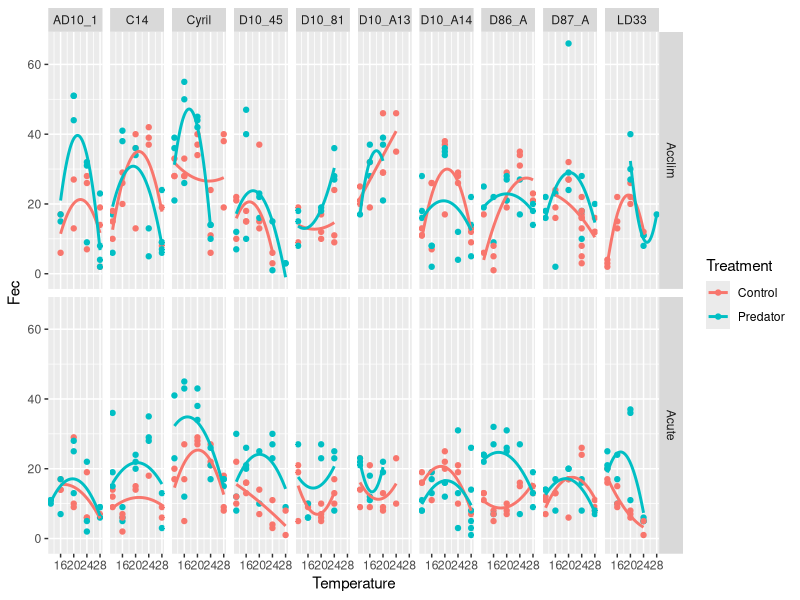

R code for this plot:
# 20.12.18
# Make All Traits from Raw Data ----

# SGR calculated as linear regression on log Body Size from Intial to Final Juvenile Instar
# Fec calcuated as sum of the number of neonates
# Induction calcuated as max induction
# NO SCALING because 0 matters to TPC.

#libraries
library(tidyverse)

# data
hebe_all <- read_csv("./Data/AllResults_18_07_18.csv")

# Make the trait data ----

# Fecundity Data ----

Fec_scale <- hebe_all %>% 
  filter(Clone != "D10_74", Clone != "LD35", Clone != "LD34") %>% 
  mutate(Experiment = case_when(
    Experiment == "Acute" ~ "Acute",
    Experiment == "Aclim" ~ "Acclim",
    Experiment == "Acclim" ~ "Acclim")) %>% 
  filter(Mature == "A"&No.Neonates>=1) %>% 
  group_by(ID, Clone, Temperature, Treatment, Experiment) %>% 
  mutate(Fec = sum(No.Neonates, na.rm = TRUE)) %>%
  select(Clone, Temperature, Treatment, Experiment, Fec) %>% 
  distinct()

# inital plot of Fecundity
p_Fec <- ggplot(Fec_scale, aes(x = Temperature, y = Fec,
                               colour = Treatment))+
  geom_point()+
  geom_smooth(method = lm, formula = y ~ poly(x, 2), se = FALSE)+
  facet_grid(Experiment ~ Clone)
p_Fec
